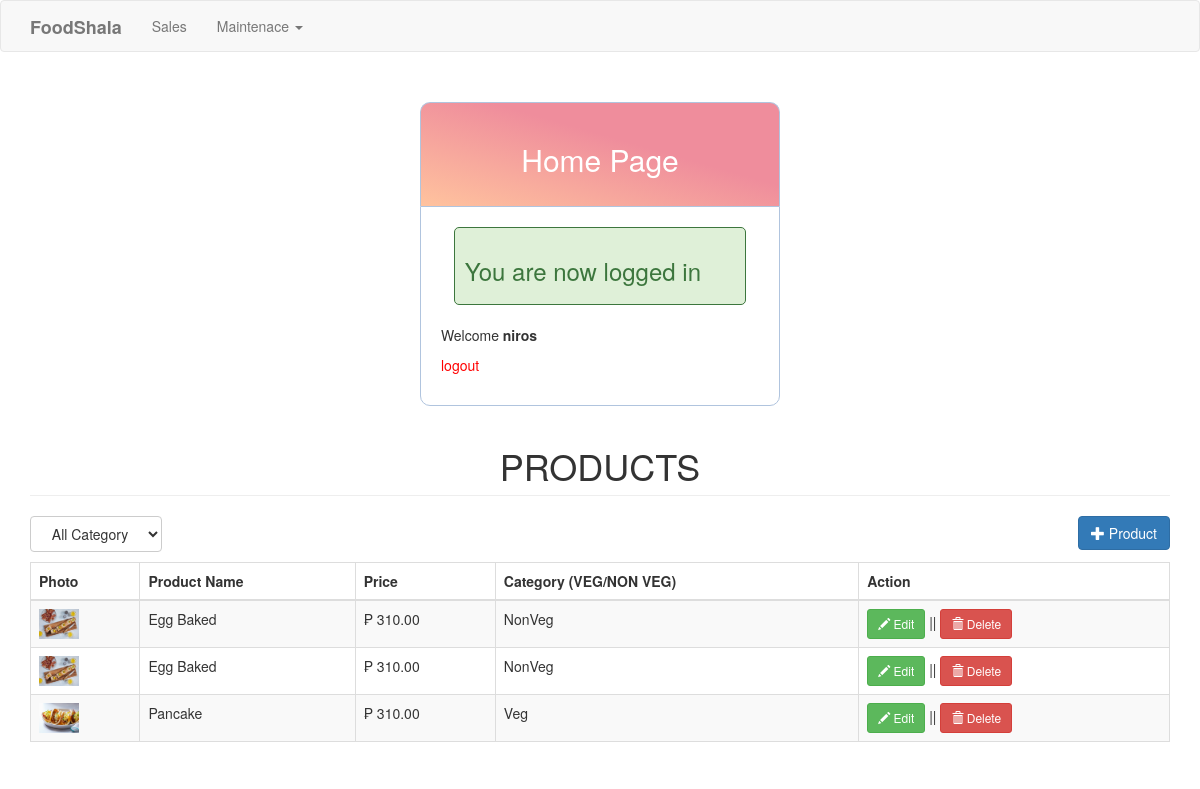
/rasturant/index.php (signed in), run on the app's committed database.
### tables this page shows
CREATE TABLE `product` (
  `productid` int(11) NOT NULL,
  `categoryid` int(1) NOT NULL,
  `productname` varchar(30) NOT NULL,
  `price` double NOT NULL,
  `photo` varchar(150) NOT NULL,
  `company` varchar(100) NOT NULL,
  `ptype` varchar(100) NOT NULL
);

### rasturant/index.php (the view, shortened to what this page needs)
<!DOCTYPE html>
<?php include('../header.php'); ?>
<body>
<?php include('navbar.php'); ?>
 <div class="container">
	<h1 class="page-header text-center">PRODUCTS</h1>
	<div class="row">
		<div class="col-md-12">
			<select id="catList" class="btn btn-default">
			<option value="0">All Category</option>
			</select>
			<a href="#addproduct" data-toggle="modal" class="pull-right btn btn-primary"><span class="glyphicon glyphicon-plus"></span> Product</a>
		</div>
	</div>
	<div style="margin-top:10px;">
		<table class="table table-striped table-bordered">
			<thead>
				<th>Photo</th>
				<th>Product Name</th>
				<th>Price</th>
				<th>Category (VEG/NON VEG)</th>
				<th>Action</th>
			</thead>
			<tbody>
				<?php
					$where = "";
					if(isset($_GET['category']))
					{
						$catid=$_GET['category'];
                                                $condition = $_SESSION['res_username'];
						$where = " WHERE product.categoryid = $catid and  product.company = '$condition'";
                                        }else{
                                                $condition = $_SESSION['res_username'];
						$where = " WHERE product.company = '$condition'";
                                        }
					$sql="select * from product left join category on category.categoryid=product.categoryid $where order by product.categoryid asc, productname asc";
                                        $query=$conn->query($sql);
					while($row=$query->fetch_array()){
						?>
						<tr>
							<td><a href="<?php if(empty($row['photo'])){echo "../upload/noimage.jpg";} else{echo $row['photo'];} ?>"><img src="<?php if(empty($row['photo'])){echo "../upload/noimage.jpg";} else{echo $row['photo'];} ?>" height="30px" width="40px"></a></td>
							<td><?php echo $row['productname']; ?></td>
							<td>&#8369; <?php echo number_format($row['price'], 2); ?></td>
							<td><?php echo $row['ptype']; ?></td>
							<td>
								<a href="#editproduct<?php echo $row['productid']; ?>" data-toggle="modal" class="btn btn-success btn-sm"><span class="glyphicon glyphicon-pencil"></span> Edit</a> || <a href="#deleteproduct<?php echo $row['productid']; ?>" data-toggle="modal" class="btn btn-danger btn-sm"><span class="glyphicon glyphicon-trash"></span> Delete</a>
							</td>
						</tr>
						<?php
					}
				?>
			</tbody>
		</table>
	</div>
</div>
</body>
</html>

### style.css (style rules this page uses)
.btn { padding: 10px; font-size: 15px; color: white; background: linear-gradient(to bottom left, #EF8D9C 40%, #FFC39E 100%); border: none; border-radius: 5px; }

### data on the page
product: photo (picture), productname "Egg Baked", price "310.00", ptype "NonVeg"
product: photo (picture), productname "Egg Baked", price "310.00", ptype "NonVeg"
product: photo (picture), productname "Pancake", price "310.00", ptype "Veg"

### other printed values
$_SESSION['success'] "You are now logged in"
$_SESSION['res_username'] "niros"
